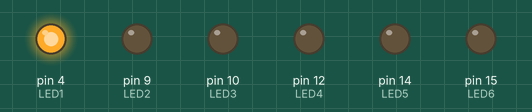
The sketch below on a simulated Arduino Uno, built with avr-gcc and run on an emulated ATmega328P. Parts: output pins drawn as LEDs (lit = HIGH). The local clock reads 2024-03-15 10:24:30 at power-on unless the sketch sets it; what the sketch prints to the serial monitor is not drawn.

Above: at 0.2 s.
At 1.11 s:
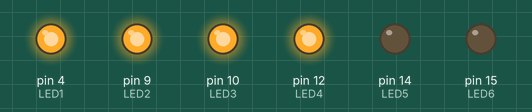
At 1.9 s:
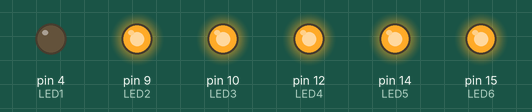
At 2.78 s:
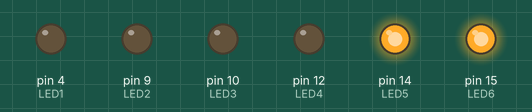
At 3.32 s:
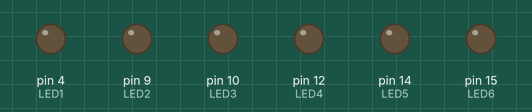
At 5.85 s:
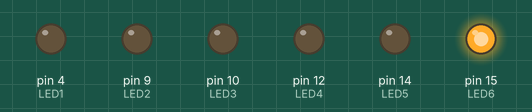
Timing chart, 0 to 12.4 s (numbered marks = the images above):
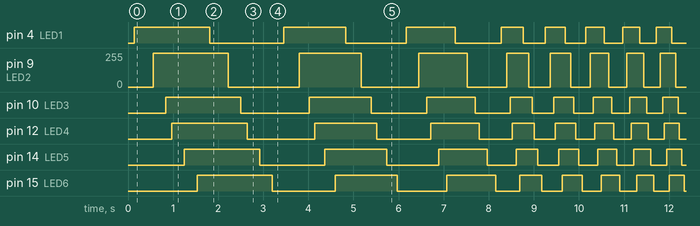

The sketch:

Moon.ino
```cpp
#include <stdlib.h>
#include <math.h>
#include <Wire.h>
#include "RTClib.h"


// South and West are negative ! North and East are positive !
#define LONGITUDE -97.2672
#define LATITUDE  35.4825
#define TZOFFSET -5

#define LED1 4
#define LED2 9
#define LED3 10
#define LED4 12
#define LED5 14
#define LED6 15

#define LEDMAX 255

RTC_DS1307 RTC;

static float Dec[3] = { 0.0, 0.0, 0.0 };
static float RAn[3] = { 0.0, 0.0, 0.0 };
static float VHz[3] = { 0.0, 0.0, 0.0 };
static float Sky[3] = { 0.0, 0.0, 0.0 };
const static float DR = M_PI / 180;

static int Rise_time[2] = {0.0, 0.0};
static int Set_time[2] = {0.0, 0.0};

static bool Moonrise, Moonset;
int then;
int start=1;

// returns value for sign of argument
float sgn(float x)
{
    float rv;
    if (x > 0.0)
	rv = 1;
    else if (x < 0.0)
	rv = -1;
    else
	rv = 0;
    return rv;
}

// determine Julian day from calendar date
// (Jean Meeus, "Astronomical Algorithms", Willmann-Bell, 1991)
float julian_day(const int day_const, const int month_const,
		  const int year_const)
{
    float a, b, jd;
    bool gregorian;

    int month = month_const;
    int day = day_const;
    float year = (float) year_const;

    gregorian = (year < 1583) ? 0 : 1;

    if ((month == 1) || (month == 2)) {
	year = year - 1;
	month = month + 12;
    }

    a = floor(year / 100);
    if (gregorian)
	b = 2.0 - a + floor(a / 4.0);
    else
	b = 0.0;

    jd = floor(365.25 * (float)(year + 4716.0))
	+ floor(30.6001 * (float)(month + 1))
	+ day + b - 1524.5;

    return jd;
}

// moon's position using fundamental arguments
// (Van Flandern & Pulkkinen, 1979)
void moon(float jd)
{


  float d, f, g, h, m, n, s, u, v, w;

    h = 0.606434 + 0.03660110129 * jd;
    m = 0.374897 + 0.03629164709 * jd;
    f = 0.259091 + 0.0367481952 * jd;
    d = 0.827362 + 0.03386319198 * jd;
    n = 0.347343 - 0.00014709391 * jd;
    g = 0.993126 + 0.0027377785 * jd;

    h = h - floor(h);
    m = m - floor(m);
    f = f - floor(f);
    d = d - floor(d);
    n = n - floor(n);
    g = g - floor(g);

    h = h * 2 * M_PI;
    m = m * 2 * M_PI;
    f = f * 2 * M_PI;
    d = d * 2 * M_PI;
    n = n * 2 * M_PI;
    g = g * 2 * M_PI;

    v = 0.39558 * sin(f + n);
    v = v + 0.082 * sin(f);
    v = v + 0.03257 * sin(m - f - n);
    v = v + 0.01092 * sin(m + f + n);
    v = v + 0.00666 * sin(m - f);
    v = v - 0.00644 * sin(m + f - 2 * d + n);
    v = v - 0.00331 * sin(f - 2 * d + n);
    v = v - 0.00304 * sin(f - 2 * d);
    v = v - 0.0024 * sin(m - f - 2 * d - n);
    v = v + 0.00226 * sin(m + f);
    v = v - 0.00108 * sin(m + f - 2 * d);
    v = v - 0.00079 * sin(f - n);
    v = v + 0.00078 * sin(f + 2 * d + n);

    u = 1 - 0.10828 * cos(m);
    u = u - 0.0188 * cos(m - 2 * d);
    u = u - 0.01479 * cos(2 * d);
    u = u + 0.00181 * cos(2 * m - 2 * d);
    u = u - 0.00147 * cos(2 * m);
    u = u - 0.00105 * cos(2 * d - g);
    u = u - 0.00075 * cos(m - 2 * d + g);

    w = 0.10478 * sin(m);
    w = w - 0.04105 * sin(2 * f + 2 * n);
    w = w - 0.0213 * sin(m - 2 * d);
    w = w - 0.01779 * sin(2 * f + n);
    w = w + 0.01774 * sin(n);
    w = w + 0.00987 * sin(2 * d);
    w = w - 0.00338 * sin(m - 2 * f - 2 * n);
    w = w - 0.00309 * sin(g);
    w = w - 0.0019 * sin(2 * f);
    w = w - 0.00144 * sin(m + n);
    w = w - 0.00144 * sin(m - 2 * f - n);
    w = w - 0.00113 * sin(m + 2 * f + 2 * n);
    w = w - 0.00094 * sin(m - 2 * d + g);
    w = w - 0.00092 * sin(2 * m - 2 * d);

    s = w / sqrt(u - v * v);	// compute moon's right ascension ...
    Sky[0] = h + atan(s / sqrt(1 - s * s));

    s = v / sqrt(u);		// declination ...
    Sky[1] = atan(s / sqrt(1 - s * s));

    Sky[2] = 60.40974 * sqrt(u);	// and parallax
}

// test an hour for an event
float test_moon(int k, float t0, float lat, float plx)
{

const static float K1 = 15 * M_PI * 1.0027379 / 180;
static float Rise_az = 0.0, Set_az = 0.0;

    float ha[3] = { 0.0, 0.0, 0.0 };
    float a, b, c, d, e, s, z;
    float hr, min, time;
    float az, hz, nz, dz;

    if (RAn[2] < RAn[0])
	RAn[2] = RAn[2] + 2 * M_PI;

    ha[0] = t0 - RAn[0] + (k * K1);
    ha[2] = t0 - RAn[2] + (k * K1) + K1;

    ha[1] = (ha[2] + ha[0]) / 2;	// hour angle at half hour
    Dec[1] = (Dec[2] + Dec[0]) / 2;	// declination at half hour

    s = sin(DR * lat);
    c = cos(DR * lat);

    // refraction + sun semidiameter at horizon + parallax correction
    z = cos(DR * (90.567 - 41.685 / plx));

    if (k <= 0)			// first call of function
	VHz[0] = s * sin(Dec[0]) + c * cos(Dec[0]) * cos(ha[0]) - z;

    VHz[2] = s * sin(Dec[2]) + c * cos(Dec[2]) * cos(ha[2]) - z;

    if (sgn(VHz[0]) == sgn(VHz[2]))
	return VHz[2];		// no event this hour

    VHz[1] = s * sin(Dec[1]) + c * cos(Dec[1]) * cos(ha[1]) - z;

    a = 2 * VHz[2] - 4 * VHz[1] + 2 * VHz[0];
    b = 4 * VHz[1] - 3 * VHz[0] - VHz[2];
    d = b * b - 4 * a * VHz[0];

    if (d < 0)
	return VHz[2];		// no event this hour

    d = sqrt(d);
    e = (-b + d) / (2 * a);

    if ((e > 1) || (e < 0))
	e = (-b - d) / (2 * a);

    time = ((float) k) + e + 1 / 120;	// time of an event + round up
    hr = floor(time);
    min = floor((time - hr) * 60);

    hz = ha[0] + e * (ha[2] - ha[0]);	// azimuth of the moon at the event
    nz = -cos(Dec[1]) * sin(hz);
    dz = c * sin(Dec[1]) - s * cos(Dec[1]) * cos(hz);
    az = atan2(nz, dz) / DR;
    if (az < 0)
	az = az + 360;

    if ((VHz[0] < 0) && (VHz[2] > 0)) {
	Rise_time[0] = (int) hr;
	Rise_time[1] = (int) min;
	Rise_az = az;
	Moonrise = 1;
    }

    if ((VHz[0] > 0) && (VHz[2] < 0)) {
	Set_time[0] = (int) hr;
	Set_time[1] = (int) min;
	Set_az = az;
	Moonset = 1;
    }

    return VHz[2];
}

// Local Sidereal Time for zone
float lst(const float lon, const float jd, const float z)
{
    float s =
	24110.5 + 8640184.812999999 * jd / 36525 + 86636.6 * z +
	86400 * lon;
    s = s / 86400;
    s = s - floor(s);
    return s * 360 * DR;
}

// 3-point interpolation
float interpolate(const float f0, const float f1, const float f2,
		   const float p)
{
    float a = f1 - f0;
    float b = f2 - f1 - a;
    float f = f0 + p * (2 * a + b * (2 * p - 1));

    return f;
}


// calculate moonrise and moonset times
void riseset(const float lat, const float lon, const int day,
	     const int month, const int year, const int TimezoneOffset)
{
    int i, j, k;
    float ph;
    // guido: julian day has been converted to int from float
//    float jd = (julian_day(day, month, year)) - 2451545;	// Julian day relative to Jan 1.5, 2000
    float jd = (julian_day(day, month, year)) - 2451545;	// Julian day relative to Jan 1.5, 2000
    float mp[3][3];
    float lon_local = lon;

    if ((sgn(-TimezoneOffset) == sgn(lon)) && (TimezoneOffset != 0))
	Serial.println("WARNING: time zone and longitude are incompatible!");

    for (i = 0; i < 3; i++) {
	for (j = 0; j < 3; j++)
	    mp[i][j] = 0.0;
    }

    lon_local = lon / 360;
    float tz = -((float)TimezoneOffset) / 24;
    float t0 = lst(lon_local, jd, tz);	// local sidereal time

    jd = jd + tz;		// get moon position at start of day

    for (k = 0; k < 3; k++) {
	moon(jd);
	mp[k][0] = Sky[0];
	mp[k][1] = Sky[1];
	mp[k][2] = Sky[2];
	jd = jd + 0.5;
    }

    if (mp[1][0] <= mp[0][0])
	mp[1][0] = mp[1][0] + 2 * M_PI;

    if (mp[2][0] <= mp[1][0])
	mp[2][0] = mp[2][0] + 2 * M_PI;

    RAn[0] = mp[0][0];
    Dec[0] = mp[0][1];

    Moonrise = 0;		// initialize
    Moonset = 0;

    for (k = 0; k < 24; k++)	// check each hour of this day
    {
	ph = ((float) (k + 1)) / 24;

	RAn[2] = interpolate(mp[0][0], mp[1][0], mp[2][0], ph);
	Dec[2] = interpolate(mp[0][1], mp[1][1], mp[2][1], ph);

	VHz[2] = test_moon(k, t0, lat, mp[1][2]);

	RAn[0] = RAn[2];	// advance to next hour
	Dec[0] = Dec[2];
	VHz[0] = VHz[2];
    }

}

float get_phase(const DateTime now, const int TZOffset) {
  //float phase = (julian_day(now.day(),now.month(), now.year()) - 2451550.1);
  //float phase = (julian_day(now.day(),now.month(), now.year()) - 2440594.359028);  //CE 1970 January 07 20:37:00.2 UT  Wednesday - new moon
  float phase;

  phase = julian_day(now.day(),now.month(), now.year());
//  phase -= 2455211.8; //CE  2010 January 15 07:12:00.0 UT - new moon
  phase -= 2440594.359028;
  phase += ((now.hour() * 60) + now.minute()) / (float)1440; // Adjust for current time JD returns Midnight. 1140 = minutes in day.
  phase += -((float)TZOffset) / 24.0; // Now adjust local to UTC.
  phase = fmod(phase,29.530588853);
  return (phase);
}


// check for no moonrise and/or no moonset
int moon_up(const DateTime now) {

  int riseMin=(Rise_time[0]*60)+Rise_time[1];
  int setMin=(Set_time[0]*60)+Set_time[1];
  int nowMin=(now.hour()*60)+now.minute();

  if ((!Moonrise) && (!Moonset)) { // neither moonrise nor moonset
    if (VHz[2] < 0)
      return(0); // down all day
    else
      return(1); // up all day
    }

  if (Moonrise && Moonset) {
    if ((setMin > riseMin) && (riseMin < nowMin) && (nowMin < setMin)) {
      return(1); // up
    }

    if ((setMin < riseMin) && ((nowMin < setMin) || (nowMin > riseMin))) {
      return(1); // up
    }
  }

  if (Moonrise && (!Moonset)) { // Moonrise only
    if (nowMin > riseMin) {
      return(1);
    }
  }

  if (Moonset && (!Moonrise)) { // Moonset only
    if (nowMin < setMin) {
      return(1);
    }
  }

  return(0); // if in doubt turn blow it out

}


void print_time(const DateTime now) {
  Serial.print(now.year(), DEC);
  Serial.print('/');
  if (now.year() < 10)
    Serial.print("0");
  Serial.print(now.month(), DEC);
  Serial.print('/');
  if (now.day() < 10)
    Serial.print("0");
  Serial.print(now.day(), DEC);
  Serial.print(' ');
  if (now.hour() < 10)
    Serial.print("0");
  Serial.print(now.hour(), DEC);
  Serial.print(':');
  if (now.minute() < 10)
    Serial.print("0");
  Serial.print(now.minute(), DEC);
  Serial.print(':');
  if (now.second() < 10)
    Serial.print("0");
  Serial.print(now.second(), DEC);
}

void print_moonrise (void) {
  if (Moonrise) {
    if (Rise_time[0] < 10) {
      Serial.print("0");
    }
    Serial.print(Rise_time[0]);
    Serial.print(":");
    if (Rise_time[1] < 10) {
      Serial.print("0");
    }
    Serial.print(Rise_time[1]);
  } else {
    Serial.print("  none");
  }
}

void print_moonset (void) {
  if (Moonset) {
    if (Set_time[0] < 10) {
      Serial.print("0");
    }
    Serial.print(Set_time[0]);
    Serial.print(":");
    if (Set_time[1] < 10) {
      Serial.print("0");
    }
    Serial.print(Set_time[1]);
  } else {
    Serial.print("  none");
  }
}

void print_phase(const DateTime now) {
  Serial.print(get_phase(now, TZOFFSET),4);
}


void show_phase(const float phase) {
  int phase_int = int(phase*(12/29.53));
  int phase_pwm = int(((phase*(12/29.53))-phase_int) * float(LEDMAX));

  switch(phase_int) {
    case 0:
      analogWrite(LED1, phase_pwm);
      analogWrite(LED2, 0);
      analogWrite(LED3, 0);
      analogWrite(LED4, 0);
      analogWrite(LED5, 0);
      analogWrite(LED6, 0);
      break;
    case 1:
      analogWrite(LED1, LEDMAX);
      analogWrite(LED2, phase_pwm);
      analogWrite(LED3, 0);
      analogWrite(LED4, 0);
      analogWrite(LED5, 0);
      analogWrite(LED6, 0);
      break;
    case 2:
      analogWrite(LED1, LEDMAX);
      analogWrite(LED2, LEDMAX);
      analogWrite(LED3, phase_pwm);
      analogWrite(LED4, 0);
      analogWrite(LED5, 0);
      analogWrite(LED6, 0);
      break;
    case 3:
      analogWrite(LED1, LEDMAX);
      analogWrite(LED2, LEDMAX);
      analogWrite(LED3, LEDMAX);
      analogWrite(LED4, phase_pwm);
      analogWrite(LED5, 0);
      analogWrite(LED6, 0);
      break;
    case 4:

      analogWrite(LED1, LEDMAX);
      analogWrite(LED2, LEDMAX);
      analogWrite(LED3, LEDMAX);
      analogWrite(LED4, LEDMAX);
      analogWrite(LED5, phase_pwm);
      analogWrite(LED6, 0);
      break;
    case 5:
      analogWrite(LED1, LEDMAX);
      analogWrite(LED2, LEDMAX);
      analogWrite(LED3, LEDMAX);
      analogWrite(LED4, LEDMAX);
      analogWrite(LED5, LEDMAX);
      analogWrite(LED6, phase_pwm);
      break;
    case 6:
      analogWrite(LED1, LEDMAX-phase_pwm);
      analogWrite(LED2, LEDMAX);
      analogWrite(LED3, LEDMAX);
      analogWrite(LED4, LEDMAX);
      analogWrite(LED5, LEDMAX);
      analogWrite(LED6, LEDMAX);
      break;
    case 7:
      analogWrite(LED1, 0);
      analogWrite(LED2, LEDMAX-phase_pwm);
      analogWrite(LED3, LEDMAX);
      analogWrite(LED4, LEDMAX);
      analogWrite(LED5, LEDMAX);
      analogWrite(LED6, LEDMAX);
      break;
    case 8:
      analogWrite(LED1, 0);
      analogWrite(LED2, 0);
      analogWrite(LED3, LEDMAX-phase_pwm);
      analogWrite(LED4, LEDMAX);
      analogWrite(LED5, LEDMAX);
      analogWrite(LED6, LEDMAX);
      break;
    case 9:
      analogWrite(LED1, 0);
      analogWrite(LED2, 0);
      analogWrite(LED3, 0);
      analogWrite(LED4, LEDMAX-phase_pwm);
      analogWrite(LED5, LEDMAX);
      analogWrite(LED6, LEDMAX);
      break;
    case 10:
      analogWrite(LED1, 0);
      analogWrite(LED2, 0);
      analogWrite(LED3, 0);
      analogWrite(LED4, 0);
      analogWrite(LED5, LEDMAX-phase_pwm);
      analogWrite(LED6, LEDMAX);
      break;
    case 11:
      analogWrite(LED1, 0);
      analogWrite(LED2, 0);
      analogWrite(LED3, 0);
      analogWrite(LED4, 0);
      analogWrite(LED5, 0);
      analogWrite(LED6, LEDMAX-phase_pwm);
      break;
  }

}
void show_demo(void) {

  int x,y;

  for(y=1000; y > 400; y-=200) {
    for (x=0;x<=2953;x++) {
      show_phase(x/100.0);
      delayMicroseconds(y);
    }
  }

  for(y=200; y > 0; y-=25) {
    for (x=0;x<=2953;x++) {
      show_phase(x/100.0);
      delayMicroseconds(y);
    }
  }

  for(y=6000;y>1000;y-=1000) {
    for(x=0; x<=LEDMAX; x++) {
      analogWrite(LED1, x);
      analogWrite(LED2, x);
      analogWrite(LED3, x);
      analogWrite(LED4, x);
      analogWrite(LED5, x);
      analogWrite(LED6, x);
      delayMicroseconds(y);
    }
    delay(5);
    for(x=LEDMAX; x>=0; x--) {
      analogWrite(LED1, x);
      analogWrite(LED2, x);
      analogWrite(LED3, x);
      analogWrite(LED4, x);
      analogWrite(LED5, x);
      analogWrite(LED6, x);
      delayMicroseconds(y);
    }
    delay(5);
  }

  for(y=1000;y<6000;y+=1000) {
    for(x=0; x<=LEDMAX; x++) {
      analogWrite(LED1, x);
      analogWrite(LED2, x);
      analogWrite(LED3, x);
      analogWrite(LED4, x);
      analogWrite(LED5, x);
      analogWrite(LED6, x);
      delayMicroseconds(y);
    }
    delay(5);
    for(x=255; x>=0; x--) {
      analogWrite(LED1, x);
      analogWrite(LED2, x);
      analogWrite(LED3, x);
      analogWrite(LED4, x);
      analogWrite(LED5, x);
      analogWrite(LED6, x);
      delayMicroseconds(y);
    }
    delay(5);
  }
  delay(1000);
}

void show_error(void) {
  int x;
  digitalWrite(LED1, HIGH);
  digitalWrite(LED2, HIGH);
  digitalWrite(LED3, HIGH);
  digitalWrite(LED4, HIGH);
  digitalWrite(LED5, HIGH);
  digitalWrite(LED6, HIGH);
  delay(500);
  digitalWrite(LED1, LOW);
  digitalWrite(LED2, LOW);
  digitalWrite(LED3, LOW);
  digitalWrite(LED4, LOW);
  digitalWrite(LED5, LOW);
  digitalWrite(LED6, LOW);
  delay(500);
}

void setup () {
  Serial.begin(57600);
  Wire.begin();
  RTC.begin();

  pinMode(LED1, OUTPUT);
  pinMode(LED2, OUTPUT);
  pinMode(LED3, OUTPUT);
  pinMode(LED4, OUTPUT);
  pinMode(LED5, OUTPUT);
  pinMode(LED6, OUTPUT);
}

void loop () {
  if (RTC.isrunning()) {
    DateTime now = RTC.now();

    if (start) {
      show_demo();
      start=0;
    }
    if (then != now.second()) {

      riseset(LATITUDE, LONGITUDE, now.day(), now.month(), now.year(), TZOFFSET);

      if(moon_up(now)) {
        show_phase(get_phase(now, TZOFFSET));
      } else {
        show_phase(0);
      }

      Serial.print(" Date/Time: ");
      print_time(now);
      Serial.print(" Moonrise: ");
      print_moonrise();
      Serial.print(" Moonset: ");
      print_moonset();
      Serial.print(" Age: ");
      print_phase(now);
      Serial.print(" State: ");
      Serial.print(moon_up(now)?"Up":"Down");
      Serial.print("\n");
      then=now.second();
    }
  } else {
    show_error();
  }
}
```

Measured:
- by itself, pin 4 (LED1): LOW → HIGH at 0.14 s, → LOW 1.7 s later, → HIGH 1.6 s later, → LOW 1.4 s later, … (16 changes in this stretch)
- by itself, pin 9 (LED2): 0/255 → 255/255 at 0.56 s, → 0/255 1.7 s later, → 255/255 1.6 s later, → 0/255 1.4 s later, … (16 changes in this stretch)
- by itself, pin 10 (LED3): LOW → HIGH at 0.84 s, → LOW 1.7 s later, → HIGH 1.5 s later, → LOW 1.4 s later, … (16 changes in this stretch)
- by itself, pin 12 (LED4): LOW → HIGH at 0.97 s, → LOW 1.7 s later, → HIGH 1.5 s later, → LOW 1.4 s later, … (16 changes in this stretch)
- by itself, pin 14 (LED5): LOW → HIGH at 1.3 s, → LOW 1.7 s later, → HIGH 1.4 s later, → LOW 1.4 s later, … (16 changes in this stretch)
- by itself, pin 15 (LED6): LOW → HIGH at 1.5 s, → LOW 1.7 s later, → HIGH 1.4 s later, → LOW 1.4 s later, … (16 changes in this stretch)
